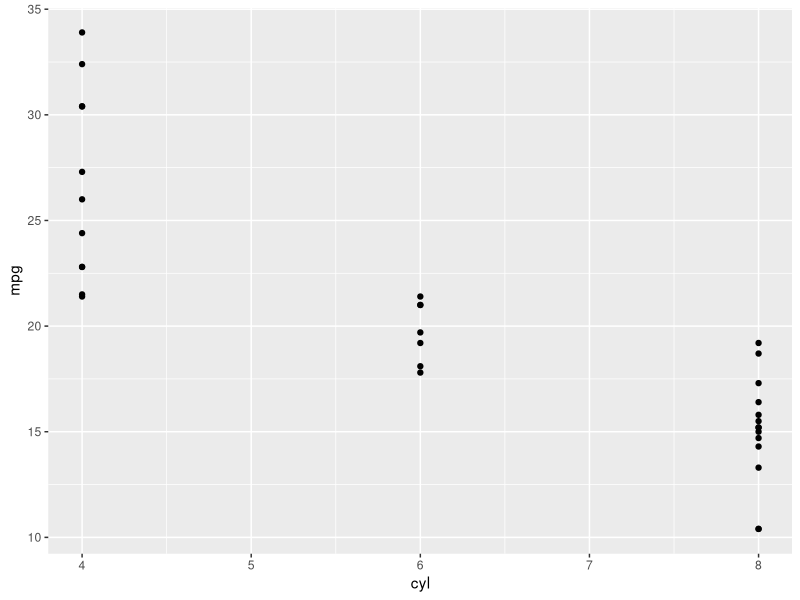
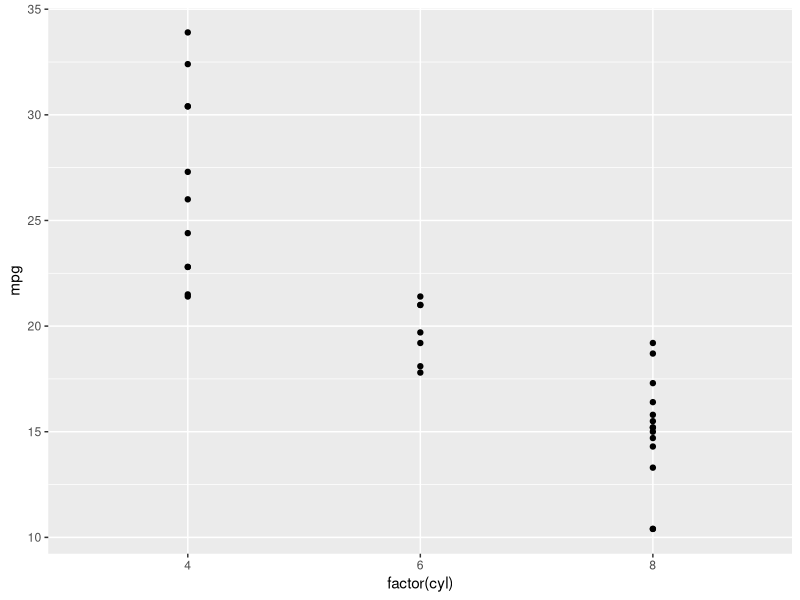
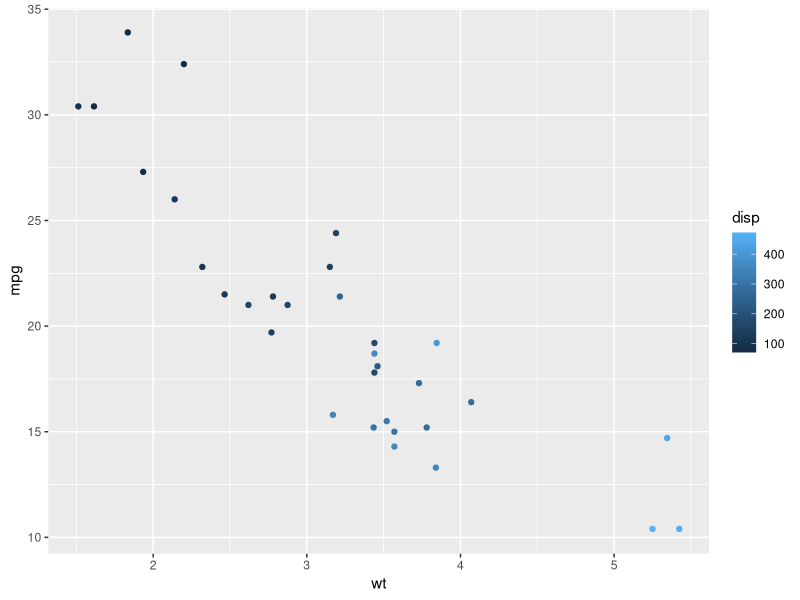
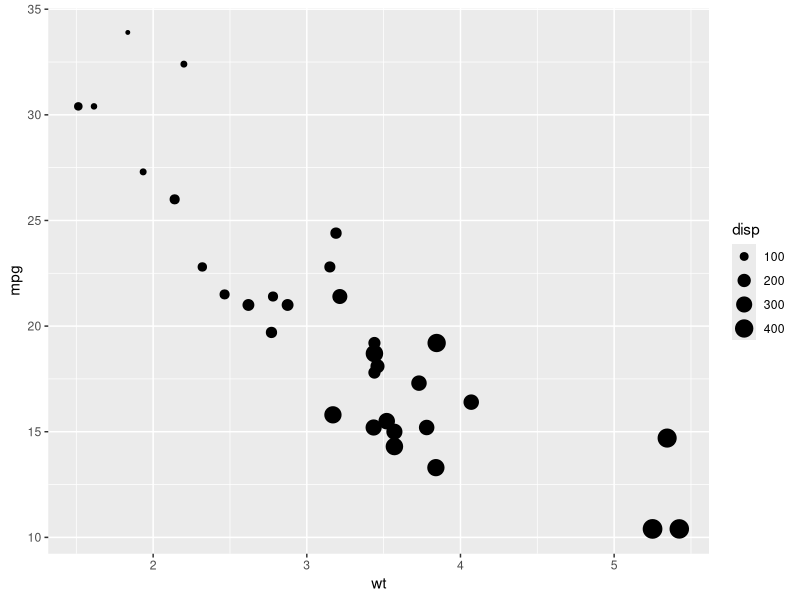
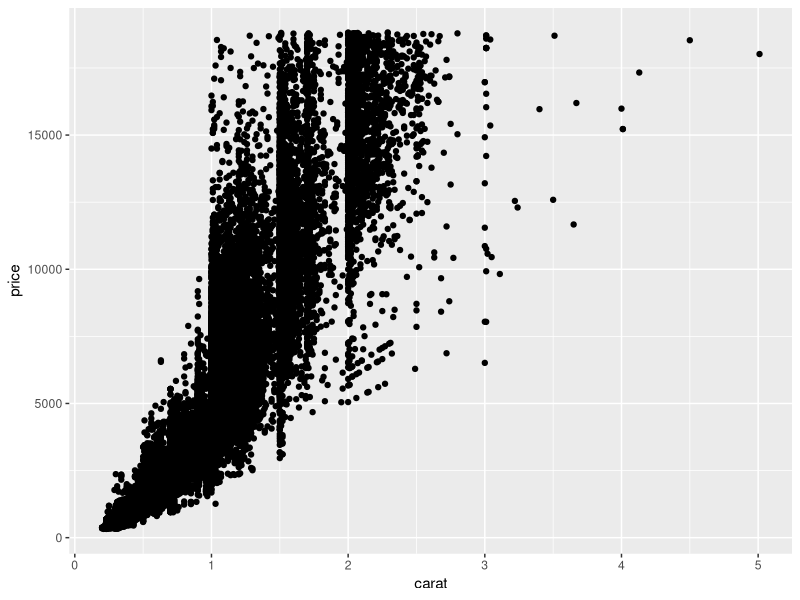
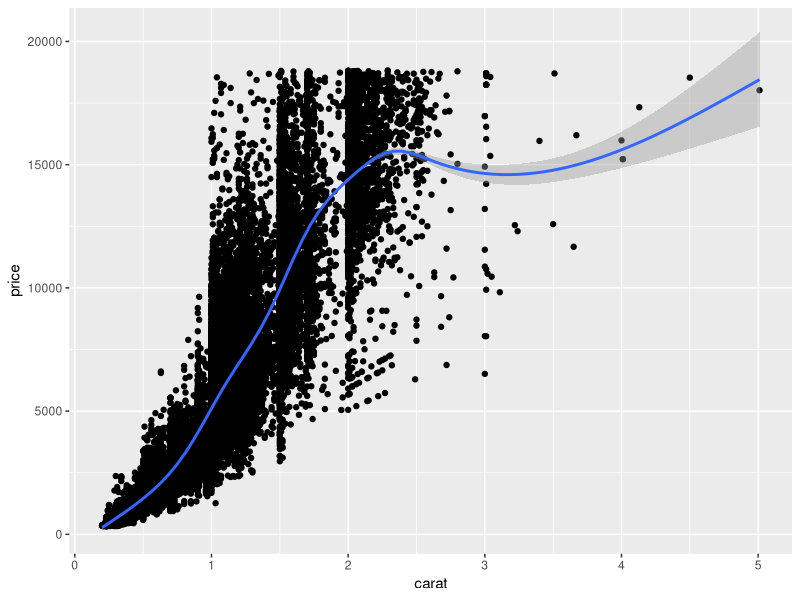
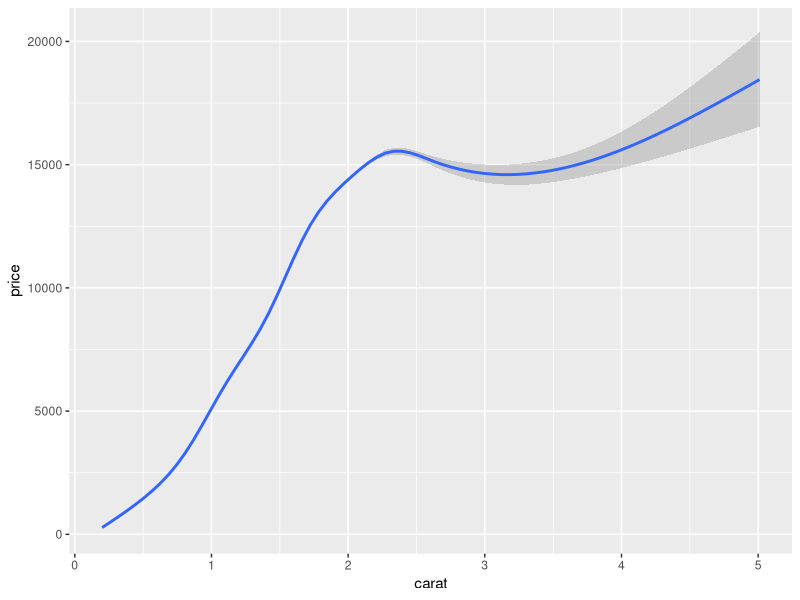
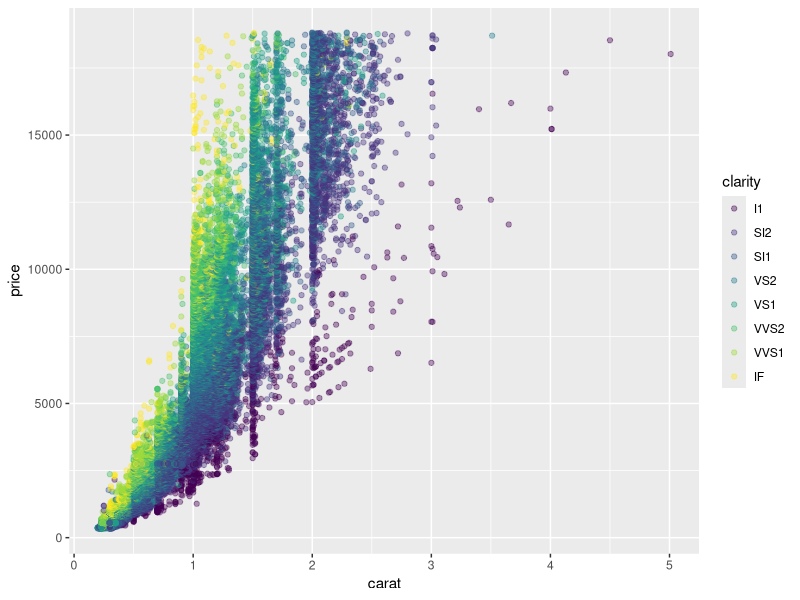

The R script that drew these images, in order: (Note: this script raises an error after producing the figures.)
library('ggplot2')

str(mtcars)

ggplot(mtcars, aes(x= cyl, y= mpg)) + geom_point() # 4 5 6 7 8 

ggplot(mtcars, aes(x = factor(cyl), y= mpg)) + geom_point() #  4 6 8 

ggplot(mtcars, aes(x = wt, y = mpg, color = disp)) +
  geom_point()    # Setting Color to displacement

ggplot(mtcars, aes(x = wt, y = mpg, size = disp)) +
  geom_point()    # Setting size to displacement

data("diamonds")
str(diamonds)

ggplot(diamonds, aes(x = carat, y = price)) + geom_point() # Normal Plot

# Geom_smooth draws a line over the points
ggplot(diamonds, aes(x = carat, y = price)) + geom_point() + geom_smooth() 

# Add just the line
ggplot(diamonds, aes(x = carat, y = price)) + geom_smooth()

# Make the scatter plot point transparent
ggplot(diamonds, aes(x = carat, y = price, color = clarity)) + geom_point(alpha = 0.4)

# Plot only the line
ggplot(diamonds, aes(x = carat, y = price, color = clarity)) + geom_smooth()

# Adding multiple layers in the ggplot

dia_plot <- ggplot(diamonds, aes(x = carat, y = price))
dia_plot + geom_point(aes(color = clarity)) 

# Add smooth without shades and plot points with clairty to color
dia_plot + geom_point(alpha =0.2) + geom_smooth(aes(col = clarity), se = FALSE) 

# Plotting with Linear Model
ggplot(mtcars, aes(x = wt, y = mpg, col = factor(cyl))) +geom_point() + geom_smooth(method = "lm", se = FALSE) + geom_smooth(aes(group = 1),se = FALSE, method = "lm", linetype = 2)

# Tidy Date : iris.tidy

library(tidyr)
iris.tidy <- iris %>% gather(key, Value, -Species) %>% separate(key, c("Part", "Measure"), "\\.")

iris$Flower <- 1:nrow(iris)
iris.wide <- iris %>%
  gather(key, value, -Species, -Flower) %>%
  separate(key, c("Part", "Measure"), "\\.") %>%
  spread(Measure, value)

# plotting above mentioned iris.wide data

ggplot(iris.wide, aes(x = Length, y = Width, color = Part)) +
  geom_jitter() +
  facet_grid(. ~ Species)

# Applying various Aesthetics

# Change Shape (Circle) and Size
ggplot(mtcars, aes(x= wt,y=mpg,col= factor(cyl))) +
  geom_point(shape=1, size=4)

# CHange Shape to 21 and add 2 aesthetic to a dot

ggplot(mtcars, aes(x = wt, y = mpg, fill = factor(cyl), col=factor(am))) +
  geom_point(shape = 21, size = 4, alpha=0.6)

# various aesthetics on cyl:

ggplot(mtcars, aes(x=wt, y=mpg, alpha=cyl)) + geom_point()

ggplot(mtcars, aes(x=wt, y=mpg, shape=factor(cyl))) + geom_point()

ggplot(mtcars, aes(x=wt, y=mpg,label=cyl)) + geom_point()  + geom_text()


# Chnaging the aesthetic and attributes 
# The attribute values has more precedence

my_color <- "#4ABEFF"
ggplot(mtcars, aes(x=wt, y=mpg, col=cyl)) + geom_point()

ggplot(mtcars, aes(x=wt, y=mpg, col=cyl)) + geom_point(color=my_color)

ggplot(mtcars, aes(x=wt, y=mpg, fill=cyl)) + geom_point(size=10, shape=23, color=my_color)

# Adding the geom_text() for inserting label instead of points
# Warning: Bad Plot

ggplot(mtcars, aes(x = wt, y = mpg, fill = cyl)) + geom_text(label=rownames(mtcars), color= "red")

# Working on aesthetic mapping

ggplot(mtcars, aes(x=mpg, y=qsec, color=factor(cyl),shape=factor(am), size= hp/wt)) + geom_point()


# Modifying Aesthetics
cyl.am <- ggplot(mtcars, aes(x = factor(cyl), fill = factor(am)))
val = c("#E41A1C", "#377EB8")
lab = c("Manual", "Automatic")
cyl.am +
  geom_bar(position = "dodge") +
  scale_x_discrete("Cylinders") + 
  scale_y_continuous("Number") +
  scale_fill_manual("Transmission", 
                    values = val,
                    labels = lab) 

# Overcoming Overplotting

ggplot(diamonds, aes(x=clarity, y= carat, color=price)) + geom_point(alpha=0.5, position="jitter")


# Scatter PLot with Jittering

ggplot(Vocab, aes(x=education, y=vocabulary))+geom_jitter(alpha=0.2, shape=1)

# Plotting Histograms

ggplot(mtcars, aes(x = mpg)) +
  geom_histogram(aes(y= ..density..),binwidth= 1, fill = "#377EB8")


# Draw a bar plot of cyl, filled according to am
ggplot(mtcars, aes(x =cyl, fill = am)) + geom_bar()

# Change the position argument to stack
ggplot(mtcars, aes(x =cyl, fill = am)) + geom_bar(position = "stack")


# Change the position argument to fill
ggplot(mtcars, aes(x =cyl, fill = am)) + geom_bar(position = "fill")


# Change the position argument to dodge
ggplot(mtcars, aes(x =cyl, fill = am)) + geom_bar(position = "dodge")

# A basic histogram, add coloring defined by cyl
ggplot(mtcars, aes(mpg,fill=cyl)) +
  geom_histogram(binwidth = 1)

# Change position to identity
ggplot(mtcars, aes(mpg,fill=cyl)) +
  geom_histogram(binwidth = 1, position="identity")


# Change geom to freqpoly (position is identity by default)
ggplot(mtcars, aes(mpg,color=cyl)) +
  geom_freqpoly()

# Plot education on x and vocabulary on fill
# Use the default brewed color palette
ggplot(Vocab, aes(x = education, fill = vocabulary)) +
  geom_bar(position = "fill") +
  scale_fill_brewer()
